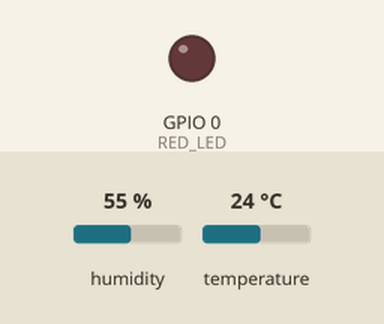
Simulated run of this sketch. Board: ESP8266 (NodeMCU). Parts: output pins drawn as LEDs (lit = HIGH). The test bench sets the inputs (shaded band); at power-on: humidity 55 %, temperature 24 °C. WiFi joins after 1.5 s; servers stay silent unless stated; uploads are accepted with an empty reply; what the sketch prints to the serial monitor is not drawn. At 4.0 s the program puts the board to deep sleep or switches it off; the recording ends there.

Above: at 0.1 s.
Timing chart, 0 to 4.0 s (numbered marks = the images above):
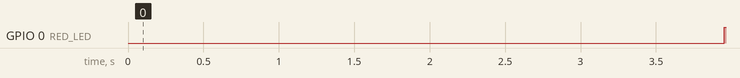

Measured:
- by itself, GPIO 0 (RED_LED): LOW → HIGH at 4.0 s

The sketch:

sketch_dec15a_report_then_deep_sleep.ino
```cpp
/* Reports temperature, humidity and Vcc voltage to a web server.
 *
 * Change Log:
 * 2015-12-14:        Deep sleep; GPIO 16 to RST.
 * 2015-12-13 11:14:  Refactor to pull temperature & humidity measurement out, etc.
 *
 * Status: Deep sleeping for 5 minutes at a time, it was able to make 237 reports
 * over 18 hours and 43 minutes.
 *
 * TODO Come up with voltage divider for measuring BAT voltage, hook up to
 * an available GPIO pin; set pin to OUTPUT LOW when measuring;
 * at other times set pin to INPUT, else OUTPUT HIGH.
 *
 * TODO Determine whether the HTU21D can be powered by a GPIO OUTPUT pin set to HIGH.
 * If so, this would enable turning off the chip when in deep sleep.
 */

#include <ESP8266WiFi.h>
#include <Wire.h>
#include "Adafruit_HTU21DF.h"

// Enable ESP.getVcc();
// TODO Determine how to move this declaration into runtime code so that
// the decision of measuring internal Vcc or an external input can be made
// at runtime.
ADC_MODE(ADC_VCC);

#define RED_LED 0   // Red LED on Adafruit HUZZAH Feather; no pull-up resistor, LOW lights up the LED.
#define BLUE_LED 2  // Blue LED on Adafruit HUZZAH Feather; has a pull-up resistor, LOW lights up the LED.

const char* ssid     = "stargate";
const char* password = "sarahanneyakersynge";
const char* hostAddr = "192.168.1.17";
const char* hostName = "jsdabbler-hrd.appspot.com";

const int report_interval_secs = 5 * 60;

String FormatDurationMs(unsigned long ms) {
  int seconds = ms / 1000;
  ms -= seconds * 1000;
  int minutes = seconds / 60;
  seconds -= minutes * 60;
  int hours = minutes / 60;
  minutes -= hours * 60;
  char buf[64];
  int n = snprintf(buf, 64, "%d:%02d:%02d.%03d",
      hours, minutes, seconds, ms);
  buf[n] = 0;
  return String(buf);
}

// Use low power mode, which will reboot the ESP after the specified sleep period
// (in particular, will run this sketch from the beginning again).
void EnterDeepSleep() {
  unsigned long current_time = millis();
  Serial.print("Current time: ");
  Serial.print(FormatDurationMs(current_time));
  Serial.print("  (");
  Serial.print(current_time);
  Serial.println(')');

  unsigned long wake_time = report_interval_secs * 1000;
  if (wake_time < current_time) {
    wake_time = current_time + 1;
  }
  unsigned long sleep_ms = wake_time - current_time;
  Serial.print("Sleep time: ");
  Serial.print(FormatDurationMs(sleep_ms));
  Serial.print("  (");
  Serial.print(sleep_ms);
  Serial.println(')');

  // Various attempts to get red led to stop glowing dimly during deep sleep,
  // which is wasting power. It doesn't happen all the time, but often.
  pinMode(RED_LED, OUTPUT);
  digitalWrite(RED_LED, LOW);
  delay(10);
  digitalWrite(RED_LED, HIGH);
  delay(10);

  unsigned long sleep_us = sleep_ms * 1000;
  Serial.println("Requesting deep sleep mode...");
  ESP.deepSleep(sleep_us, WAKE_RFCAL);
  // Wait a little while because the ESP8266 takes a while to enter low power mode after that call.
  delay(100);  // Probably won't reach next line.
  Serial.print("Requested deep sleep mode");
  while (true) {
    delay(10);
    Serial.print(".");
  }
}

void ConnectToWiFi() {
  Serial.print("Connecting to WiFi access point ");
  Serial.println(ssid);

  // TODO Store params, especially password, in EEPROM instead of in code.
  WiFi.begin(ssid, password);

  while (WiFi.status() != WL_CONNECTED) {
    delay(500);
    Serial.print(".");
  }

  Serial.println("");
  Serial.print("WiFi connected, local IP address: ");
  Serial.println(WiFi.localIP());
}

void GETtoSerial(const char* hostAddr, const char* hostName, int httpPort, const String& url) {
  if (hostAddr == nullptr) {
    hostAddr = hostName;
  } else if (hostName == nullptr) {
    hostName = hostAddr;
  }

  // Use WiFiClient class to create TCP connections
  WiFiClient client;
  Serial.print("Client created, client status: ");
  Serial.println(client.status());

  Serial.print("Connecting to http://");
  Serial.print(hostAddr);
  Serial.print(":");
  Serial.print(httpPort);
  Serial.println(url);
  if (!client.connect(hostAddr, httpPort)) {
    Serial.println("connection failed");
    return;
  }

  Serial.print("Connected, client status: ");
  Serial.println(client.status());

  // We now create a URI for the request
  Serial.println("Connected to server, sending GET request");

  // This will send the request to the server
  client.print("GET ");
  client.print(url);
  client.print(" HTTP/1.1\r\n");
  client.print(String("Host: ") + hostName + "\r\nConnection: close\r\n\r\n");
  client.flush();

  Serial.print("Sent request, client status: ");
  Serial.println(client.status());

  // TODO Determine if this delay is necessary, or if I can just loop checking for status is still ESTABLISHED, and waiting until
  // available is true.
  delay(500);

  // Read all the lines of the reply from server and print them to Serial.
  // TODO Parse the server timestamp, and make it available for computing when we
  // should next report (e.g. if prefer to report on the hour, then try to move to reporting such that the offset is tiny).
  while(client.available()){
    String line = client.readStringUntil('\r');
    Serial.print(line);
  }

  Serial.println();
  Serial.print("Status: ");
  Serial.println(client.status());
  Serial.print("Closing connection...");
  client.stop();
  Serial.println("  disconnected");
}

class Reporter {
 public:
  Reporter() {}

  void Init() {
    Serial.println("Initializing HTU21D communication");
    Wire.begin(4,5);  // On Adafruit Feather HUZZAH ESP8266, pins 4 and 5 are SDA and SDC.
    if (!htu_.begin()) {
      Serial.println("Couldn't find Temperature and Humidity Sensor!");
      while (1);  // TODO Come up with a better death signal/response
                  // (e.g. light up Red LED as SOS, and blue with an error code).
    }
    Serial.println("Connected to Temperature and Humidity Sensor");
  }

  void Measure() {
    const int loops = 16;
    temperature_ = 0;
    humidity_ = 0;
    vcc_ = 0;
    for (int loop = 0; loop < loops; ++loop) {
      temperature_ += htu_.readTemperature();
      humidity_ += htu_.readHumidity();
      vcc_ += ESP.getVcc();
    }
    temperature_ /= loops;
    humidity_ /= loops;
    vcc_ /= loops;
    vcc_ /= 1024;  // ADC reads in units of 1/1024 volts.

    // See https://www.adafruit.com/datasheets/1899_HTU21D.pdf for
    // the source of this formula.
    compensated_ = humidity_ + (25.0 - temperature_) * 0.15;
  }

  void PrintMeasurements() {
    Serial.print("Temp: "); Serial.print(temperature_);
    Serial.print("\t\tRH(raw): "); Serial.print(humidity_);
    Serial.print("\t\tRH(comp): "); Serial.print(compensated_);
    Serial.print("\t\tVcc: "); Serial.print(vcc_);
    Serial.println();
  }

  void ReportMeasurements() {
    String url("/.record-data?temperature=");
    url += temperature_;
    url += "&humidity=";
    url += humidity_;
    url += "&compensated=";
    url += compensated_;
    url += "&vcc=";
    url += vcc_;
    GETtoSerial(hostAddr, hostName, 8080, url);
  }

 private:
  float temperature_;  // Degrees C
  float humidity_;     // Percent Relative Humidity
  float compensated_;  // Percent Relative Humidity (temperature adjusted).
  float vcc_;
  Adafruit_HTU21DF htu_;
};

Reporter reporter;

void measureAndReport() {
  reporter.Measure();
  reporter.PrintMeasurements();
  reporter.ReportMeasurements();
}

void setup() {
  unsigned long start_time = millis();
  Serial.begin(115200);
  pinMode(RED_LED, INPUT);
  pinMode(BLUE_LED, INPUT);

  // Give serial a bit of time (not sure if needed).
//  delay(100);
  Serial.println();
  Serial.print("Start time: ");
  Serial.println(start_time);

  // Connect to wi-fi base station.
  ConnectToWiFi();

  // Connect to HTU21D-F Temperature and Humidity Sensor.
  reporter.Init();

  Serial.print("setup() took: ");
  unsigned long end_time = millis();
  Serial.println(end_time - start_time);

  start_time = end_time;
  reporter.Measure();
  end_time = millis();
  Serial.print("Measure() took: ");
  Serial.println(end_time - start_time);
  reporter.PrintMeasurements();
  start_time = end_time;
  reporter.ReportMeasurements();
  end_time = millis();
  Serial.print("ReportMeasurements() took: ");
  Serial.println(end_time - start_time);

  EnterDeepSleep();
}

void loop() {
  Serial.println("SHOULD NOT REACH LOOP!");
}
```
